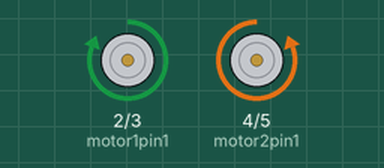
This sketch was run on a simulated Arduino Uno, built with avr-gcc and run on an emulated ATmega328P. On the bench: motor-driver pin pairs drawn as motors (green arrow = first pin HIGH = forward, orange = second pin HIGH = backward, longer = more drive).

Above: at 0.5 s.
At 2.5 s:
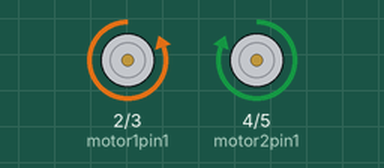
At 4.5 s:
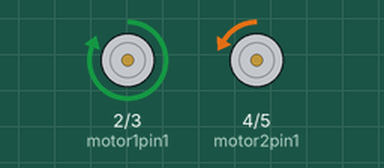
At 5.5 s:
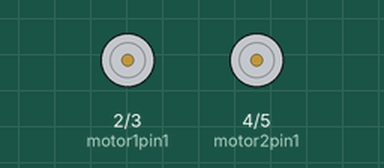
Timing chart, 0 to 7.8 s (numbered marks = the images above):
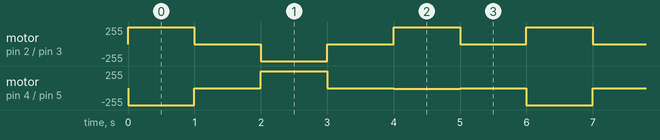

Measured:
- by itself, motor on pin 2 (motor1pin1) / pin 3 (motor1pin2): repeats every 6.0 s: stopped 1.0 s, backward 255/255 1.0 s, 2 × (stopped 1.0 s, forward 255/255 1.0 s)
- by itself, motor on pin 4 (motor2pin1) / pin 5 (motor2pin2): repeats every 6.0 s: stopped 1.0 s, forward 255/255 1.0 s, stopped 1.0 s, backward 10/255 1.0 s, stopped 1.0 s, backward 255/255 1.0 s

The sketch:

Codigo_prueba1_motorpuenteh.ino
```cpp
int motor1pin1=2;
int motor1pin2=3;
int motor2pin1=4;
int motor2pin2=5;
void setup()
{
  pinMode(motor1pin1, OUTPUT);
  pinMode(motor1pin2, OUTPUT);
  pinMode(motor2pin1, OUTPUT);
  pinMode(motor2pin2, OUTPUT);
}

void loop()
{
  digitalWrite(motor1pin1, HIGH);
  digitalWrite(motor1pin2, LOW);
  digitalWrite(motor2pin1, LOW);
  digitalWrite(motor2pin2, HIGH);
  delay(1000);
  digitalWrite(motor1pin1, LOW);
  digitalWrite(motor1pin2, LOW);
  digitalWrite(motor2pin1, LOW);
  digitalWrite(motor2pin2, LOW);
  delay(1000);
  digitalWrite(motor1pin1, LOW);
  digitalWrite(motor1pin2, HIGH);
  digitalWrite(motor2pin1, HIGH);
  digitalWrite(motor2pin2, LOW);
  delay(1000);
  digitalWrite(motor1pin1, LOW);
  digitalWrite(motor1pin2, LOW);
  digitalWrite(motor2pin1, LOW);
  digitalWrite(motor2pin2, LOW);
  delay(1000);
  analogWrite(motor1pin1, 255);
  digitalWrite(motor1pin2, LOW);
  digitalWrite(motor2pin1, LOW);
  analogWrite(motor2pin2, 10);
  delay(1000);
  digitalWrite(motor1pin1, LOW);
  digitalWrite(motor1pin2, LOW);
  digitalWrite(motor2pin1, LOW);
  digitalWrite(motor2pin2, LOW);
  delay(1000);
}
```
